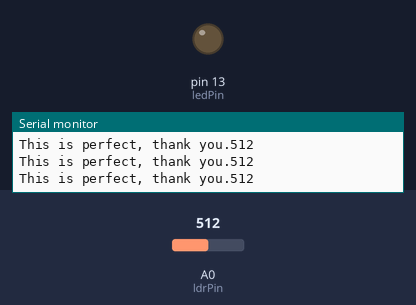
A sketch run on a simulated Arduino Uno, built with avr-gcc and run on an emulated ATmega328P. Shown: output pins drawn as LEDs (lit = HIGH), the last lines printed to the serial monitor. Inputs (shaded band) come from the test bench; at power-on: A0 (ldrPin) = 512.

Above: at 1.2 s.
1.3 s: A0 (ldrPin) set to 413
4.3 s: A0 (ldrPin) set to 390
At 5.7 s:
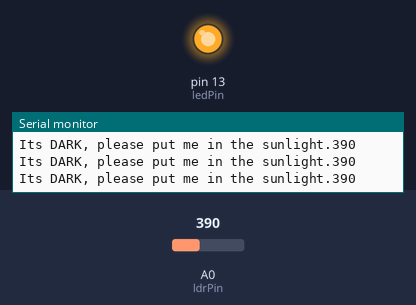
Timing chart, 0 to 7.3 s (numbered marks = the images above; inputs shaded):
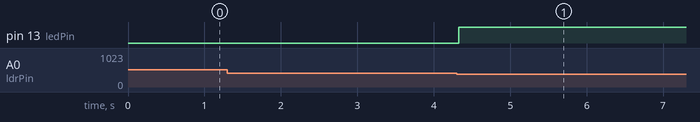

Measured:
- the behaviour switches between 401 and 400 on A0 (ldrPin) (found by bisection; images 0 and 1)
- after the input at 4.3 s, pin 13 (ledPin): LOW → HIGH at once

The sketch:

Photoresistor2.ino
```cpp
const int ledPin = 13;

const int ldrPin = A0;

void setup() {

Serial.begin(9600);

pinMode(ledPin, OUTPUT);

pinMode(ldrPin, INPUT);

}

void loop() {

int ldrStatus = analogRead(ldrPin);

if (ldrStatus <= 400) {

digitalWrite(ledPin, HIGH);

Serial.print("Its DARK, please put me in the sunlight.");

Serial.println(ldrStatus);

}
if( ldrStatus>=900)
{
  digitalWrite(ledPin, HIGH);
  Serial.print("It's TOO BRIGHT, please stop.");
  Serial.println(ldrStatus);
}
if (ldrStatus >= 401 && ldrStatus <= 899)
{
  digitalWrite(ledPin, LOW);
  Serial.print("This is perfect, thank you.");
  Serial.println(ldrStatus);
}


}
```
